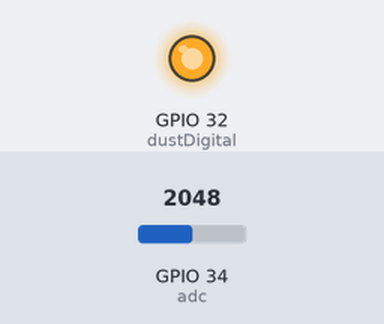
The program below on a simulated ESP32 board running MicroPython. Shown: output pins drawn as LEDs (lit = HIGH). Inputs (shaded band) come from the test bench; at power-on: GPIO 34 (adc) = 2048 (analog values on the 0–4095 scale). What the program prints to the serial console is not drawn.

Above: at 0.05 s.
Timing chart, 0 to 3.5 s (numbered marks = the images above):
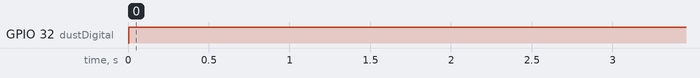

The program:

dust32.py
```python
import machine
from time import sleep
#adc = machine.ADC(0) # enable analog 0 ADC reading
adc = machine.ADC(machine.Pin(34))
print('3')
dustDigital = machine.Pin(32, machine.Pin.OUT) # D6 Pin digital out

delayTime=2.8
delayTime2=0.04
offTime=0.9680

while True:
         dustDigital.value(0)
         sleep(delayTime/ 1000)
         print('1')

         dustVal = adc.read()
         sleep(delayTime2/ 1000)
         print('2')

         dustDigital.value(1)
         sleep(offTime / 1000)

         sleep(3);

         dustDensity = (0.17*(dustVal*0.0049)-0.1)*(1000)+135; #135 is for sensor error
         print('Dust density(ug/m3) = ', dustDensity)
```

Measured:
- by itself, GPIO 32 (dustDigital): LOW → HIGH at 0.00 s
